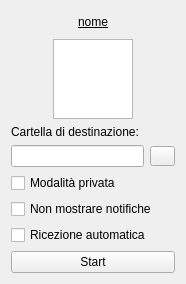
<?xml version="1.0" encoding="UTF-8"?>
<ui version="4.0">
 <class>StartUI</class>
 <widget class="QWidget" name="StartUI">
  <property name="geometry">
   <rect>
    <x>0</x>
    <y>0</y>
    <width>186</width>
    <height>274</height>
   </rect>
  </property>
  <property name="windowTitle">
   <string>Form</string>
  </property>
  <layout class="QVBoxLayout" name="verticalLayout_2">
   <item>
    <widget class="QPushButton" name="nameButton">
     <property name="sizePolicy">
      <sizepolicy hsizetype="MinimumExpanding" vsizetype="Fixed">
       <horstretch>0</horstretch>
       <verstretch>0</verstretch>
      </sizepolicy>
     </property>
     <property name="font">
      <font>
       <underline>true</underline>
      </font>
     </property>
     <property name="cursor">
      <cursorShape>PointingHandCursor</cursorShape>
     </property>
     <property name="text">
      <string>nome</string>
     </property>
     <property name="flat">
      <bool>true</bool>
     </property>
    </widget>
   </item>
   <item alignment="Qt::AlignHCenter">
    <widget class="QGraphicsView" name="iconView">
     <property name="enabled">
      <bool>true</bool>
     </property>
     <property name="sizePolicy">
      <sizepolicy hsizetype="Fixed" vsizetype="Fixed">
       <horstretch>80</horstretch>
       <verstretch>0</verstretch>
      </sizepolicy>
     </property>
     <property name="maximumSize">
      <size>
       <width>80</width>
       <height>80</height>
      </size>
     </property>
     <property name="interactive">
      <bool>false</bool>
     </property>
    </widget>
   </item>
   <item>
    <layout class="QVBoxLayout" name="verticalLayout">
     <item>
      <widget class="QLabel" name="folderLabel">
       <property name="text">
        <string>Cartella di destinazione:</string>
       </property>
      </widget>
     </item>
     <item>
      <layout class="QHBoxLayout" name="horizontalLayout">
       <item>
        <widget class="QLineEdit" name="folderEdit">
         <property name="maximumSize">
          <size>
           <width>1000</width>
           <height>16777215</height>
          </size>
         </property>
         <property name="readOnly">
          <bool>true</bool>
         </property>
        </widget>
       </item>
       <item>
        <widget class="QPushButton" name="folderButton">
         <property name="enabled">
          <bool>true</bool>
         </property>
         <property name="sizePolicy">
          <sizepolicy hsizetype="Fixed" vsizetype="Fixed">
           <horstretch>0</horstretch>
           <verstretch>0</verstretch>
          </sizepolicy>
         </property>
         <property name="maximumSize">
          <size>
           <width>25</width>
           <height>20</height>
          </size>
         </property>
         <property name="text">
          <string/>
         </property>
        </widget>
       </item>
      </layout>
     </item>
    </layout>
   </item>
   <item>
    <widget class="QCheckBox" name="privateBox">
     <property name="text">
      <string>Modalità privata</string>
     </property>
    </widget>
   </item>
   <item>
    <widget class="QCheckBox" name="notificationBox">
     <property name="text">
      <string>Non mostrare notifiche</string>
     </property>
    </widget>
   </item>
   <item>
    <widget class="QCheckBox" name="automaticBox">
     <property name="text">
      <string>Ricezione automatica</string>
     </property>
     <property name="checked">
      <bool>false</bool>
     </property>
    </widget>
   </item>
   <item>
    <widget class="QPushButton" name="startButton">
     <property name="text">
      <string>Start</string>
     </property>
    </widget>
   </item>
  </layout>
 </widget>
 <resources/>
 <connections/>
</ui>
